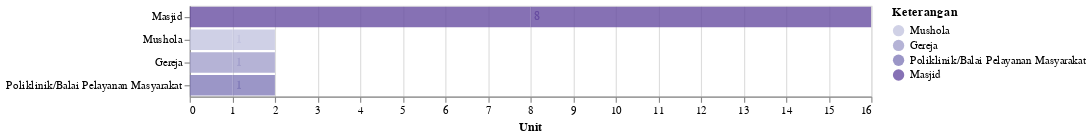

Notebook code cell kept with this figure:
### Markdown cell above
<h2>Sarana Pembangunan</h2>

### Code cell
df1 = data1('Bidang Pembangunan')
df1 = df1.dropna()
plot1 = plot_4(df1,'Unit','',600)
plot1

### Figure 1 — Vega-Lite specification as saved in the notebook (floating-point values rounded to 4 significant figures)
{"config": {"view": {"continuousWidth": 400, "continuousHeight": 300}}, "layer": [{"mark": {"type": "bar", "opacity": 0.8}, "encoding": {"color": {"condition": {"type": "ordinal", "field": "Keterangan", "scale": {"scheme": "purples"}, "sort": "x", "selection": "selector113"}, "value": "lightgray"}, "x": {"type": "quantitative", "axis": {"tickMinStep": 1}, "field": "N", "title": "Unit"}, "y": {"type": "ordinal", "field": "Keterangan", "sort": "-x", "title": ""}}}, {"mark": {"type": "text", "align": "left", "baseline": "middle", "dx": 3}, "encoding": {"color": {"condition": {"type": "ordinal", "field": "Keterangan", "scale": {"scheme": "purples"}, "sort": "x", "selection": "selector113"}, "value": "lightgray"}, "text": {"type": "quantitative", "field": "N"}, "tooltip": [{"type": "quantitative", "field": "Tahun"}, {"type": "nominal", "field": "Keterangan"}, {"type": "quantitative", "field": "N"}, {"type": "nominal", "field": "Satuan"}], "x": {"type": "quantitative", "axis": {"tickMinStep": 1}, "field": "N", "title": "Unit"}, "y": {"type": "ordinal", "field": "Keterangan", "sort": "-x", "title": ""}}, "selection": {"selector129": {"type": "interval", "bind": "scales", "encodings": ["x", "y"]}, "selector113": {"type": "single", "encodings": ["y", "color"]}}}], "data": {"name": "data-129c5d45828f4d148028c274b3766a61"}, "width": 600, "$schema": "https://vega.github.io/schema/vega-lite/v4.8.1.json", "datasets": {"data-129c5d45828f4d148028c274b3766a61": [{"Tahun": 2017, "Kode": 7, "Data": "Bidang Pembangunan", "Kode Kategori": 7.1, "Kategori": "Agama", "Keterangan": "Masjid", "N": 8.0, "Satuan": "Unit"}, {"Tahun": 2017, "Kode": 7, "Data": "Bidang Pembangunan", "Kode Kategori": 7.1, "Kategori": "Agama", "Keterangan": "Mushola", "N": 1.0, "Satuan": "Unit"}, {"Tahun": 2017, "Kode": 7, "Data": "Bidang Pembangunan", "Kode Kategori": 7.1, "Kategori": "Agama", "Keterangan": "Gereja", "N": 1.0, "Satuan": "Unit"}, {"Tahun": 2017, "Kode": 7, "Data": "Bidang Pembangunan", "Kode Kategori": 7.2, "Kategori": "Kesehatan", "Keterangan": "Poliklinik/Balai Pelayanan Masyarakat", "N": 1.0, "Satuan": "Unit"}, {"Tahun": 2019, "Kode": 7, "Data": "Bidang Pembangunan", "Kode Kategori": 7.1, "Kategori": "Agama", "Keterangan": "Masjid", "N": 8.0, "Satuan": "Unit"}, {"Tahun": 2019, "Kode": 7, "Data": "Bidang Pembangunan", "Kode Kategori": 7.1, "Kategori": "Agama", "Keterangan": "Mushola", "N": 1.0, "Satuan": "Unit"}, {"Tahun": 2019, "Kode": 7, "Data": "Bidang Pembangunan", "Kode Kategori": 7.1, "Kategori": "Agama", "Keterangan": "Gereja", "N": 1.0, "Satuan": "Unit"}, {"Tahun": 2019, "Kode": 7, "Data": "Bidang Pembangunan", "Kode Kategori": 7.2, "Kategori": "Kesehatan", "Keterangan": "Poliklinik/Balai Pelayanan Masyarakat", "N": 1.0, "Satuan": "Unit"}]}}
